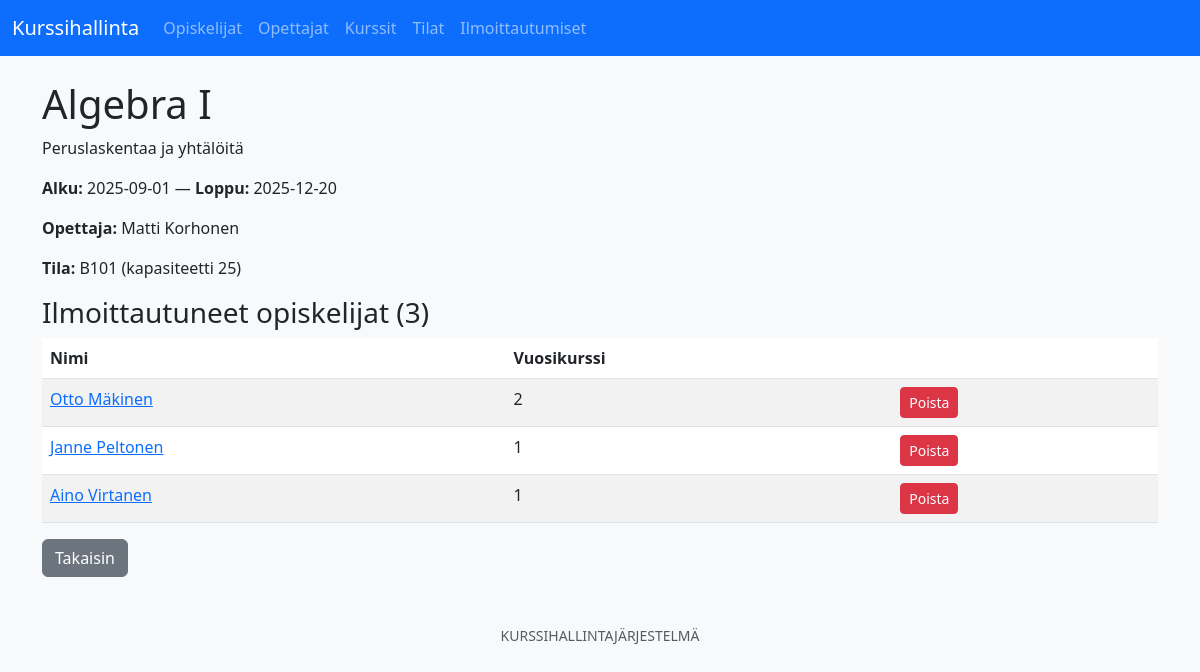
Screenshot of /courses/view.php?id=1 with the database file from the repository.
### tables this page shows
CREATE TABLE IF NOT EXISTS courses (
  course_id INT AUTO_INCREMENT PRIMARY KEY,
  name VARCHAR(200) NOT NULL,
  description TEXT,
  start_date DATE,
  end_date DATE,
  teacher_id INT NOT NULL,
  room_id INT NOT NULL,
  FOREIGN KEY (teacher_id) REFERENCES teachers(teacher_id) ON DELETE RESTRICT ON UPDATE CASCADE,
  FOREIGN KEY (room_id) REFERENCES rooms(room_id) ON DELETE RESTRICT ON UPDATE CASCADE
);

CREATE TABLE IF NOT EXISTS teachers (
  teacher_id INT AUTO_INCREMENT PRIMARY KEY,
  first_name VARCHAR(100) NOT NULL,
  last_name VARCHAR(100) NOT NULL,
  subject VARCHAR(100)
);

CREATE TABLE IF NOT EXISTS rooms (
  room_id INT AUTO_INCREMENT PRIMARY KEY,
  name VARCHAR(100) NOT NULL,
  capacity INT UNSIGNED NOT NULL DEFAULT 0
);

CREATE TABLE IF NOT EXISTS students (
  student_id INT AUTO_INCREMENT PRIMARY KEY,
  first_name VARCHAR(100) NOT NULL,
  last_name VARCHAR(100) NOT NULL,
  birthdate DATE,
  year_group TINYINT UNSIGNED CHECK (year_group BETWEEN 1 AND 3)
);

### courses/view.php (the view, shortened to what this page needs)
<?php require_once __DIR__ . '/../includes/config.php';
$id = (int)($_GET['id'] ?? 0);
$sql = "SELECT c.*, t.first_name AS t_fn, t.last_name AS t_ln, r.name AS room_name, r.capacity FROM courses c JOIN teachers t ON c.teacher_id=t.teacher_id JOIN rooms r ON c.room_id=r.room_id WHERE c.course_id=?";
$s = $mysqli->prepare($sql);
$s->bind_param('i', $id);
$s->execute();
$course = $s->get_result()->fetch_assoc();
$studentsQ = $mysqli->prepare("SELECT s.student_id,s.first_name,s.last_name,s.year_group FROM enrollments e JOIN students s ON e.student_id=s.student_id WHERE e.course_id=? ORDER BY s.last_name");
$studentsQ->bind_param('i', $id);
$studentsQ->execute();
$students = $studentsQ->get_result();
$countQ = $mysqli->prepare("SELECT COUNT(*) AS cnt FROM enrollments WHERE course_id=?");
$countQ->bind_param('i', $id);
$countQ->execute();
$count = $countQ->get_result()->fetch_assoc()['cnt'];
require_once __DIR__ . '/../includes/header.php'; ?><h1><?= htmlspecialchars($course['name']) ?></h1>
<p><?= nl2br(htmlspecialchars($course['description'])) ?></p>
<p><strong>Alku:</strong> <?= htmlspecialchars($course['start_date']) ?> — <strong>Loppu:</strong> <?= htmlspecialchars($course['end_date']) ?></p>
<p><strong>Opettaja:</strong> <?= htmlspecialchars($course['t_fn'] . ' ' . $course['t_ln']) ?></p>
<p><strong>Tila:</strong> <?= htmlspecialchars($course['room_name']) ?> (kapasiteetti <?= (int)$course['capacity'] ?>)</p>
<h3>Ilmoittautuneet opiskelijat (<?= $count ?>)</h3><table class="table table-striped">
    <thead>
        <tr>
            <th>Nimi</th>
            <th>Vuosikurssi</th>
            <th></th>
        </tr>
    </thead>
    <tbody><?php while ($s = $students->fetch_assoc()): ?><tr>
                <td><a href="/kurssienhallinta/students/view.php?id=<?= $s['student_id'] ?>"><?= htmlspecialchars($s['first_name'] . ' ' . $s['last_name']) ?></a></td>
                <td><?= (int)$s['year_group'] ?></td>
                <td><a class="btn btn-sm btn-danger" href="/kurssienhallinta/enrollments/delete.php?id=<?= $s['student_id'] ?>&course_id=<?= $id ?>" onclick="return confirm('Poista ilmoittautuminen?')">Poista</a></td>
            </tr><?php endwhile; ?></tbody>
</table><a class="btn btn-secondary" href="index.php">Takaisin</a><?php require_once __DIR__ . '/../includes/footer.php'; ?>

### assets/style.css (style rules this page uses)
body { font-family: system-ui, -apple-system, 'Segoe UI', Roboto, 'Helvetica Neue', Arial; background-color: #f8f9fa; color: #212529; }

### rows the page displays
courses: name "Algebra I", description "Peruslaskentaa ja yhtälöitä", start_date "2025-09-01", end_date "2025-12-20", teacher.last_name "Matti Korhonen", room.name "B101", room.capacity "25"
students: first_name+last_name "Otto Mäkinen", year_group "2"
students: first_name+last_name "Janne Peltonen", year_group "1"
students: first_name+last_name "Aino Virtanen", year_group "1"

### other values shown
$count "3"
